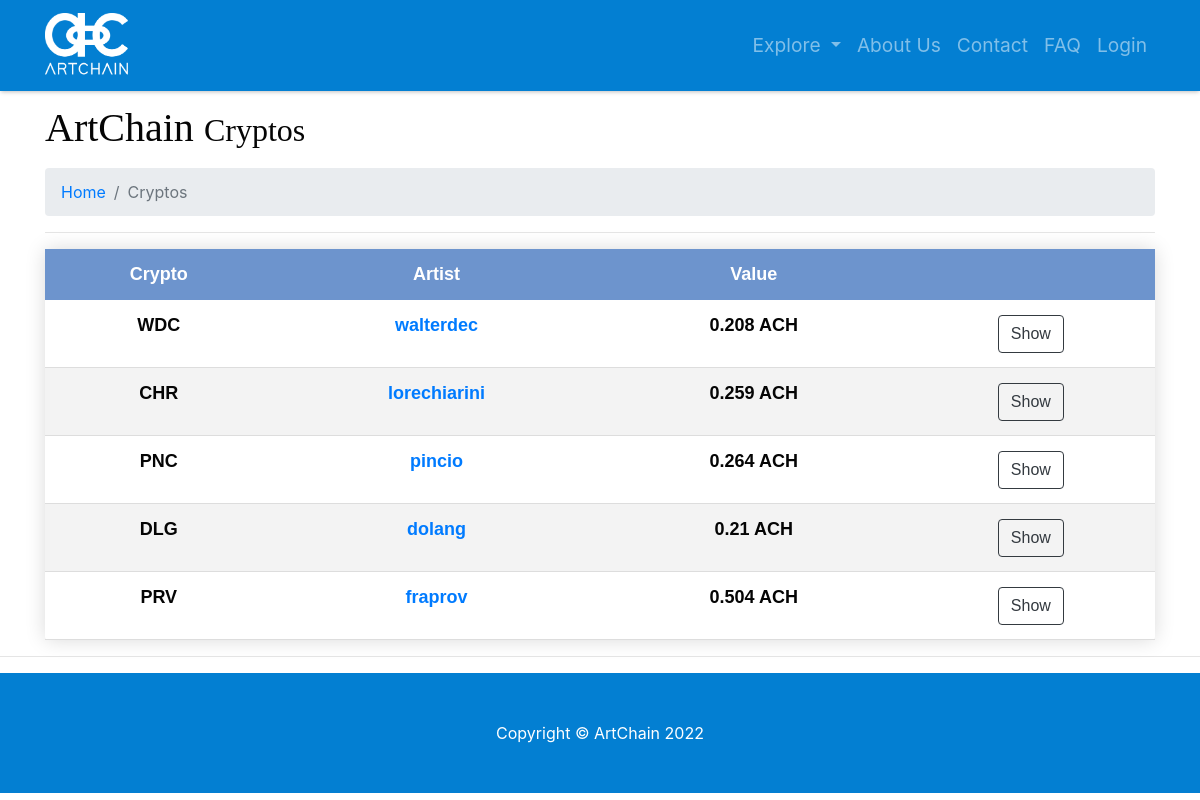
/explore-crypto, run on the app's committed database.
### model.py (models this page shows)
class Crypto(db.Model):
    __tablename__ = 'cryptos'
    id = db.Column(db.Integer, primary_key=True, unique=True)
    user_id = db.Column(db.Integer)
    name = db.Column(db.String(64), unique=True)
    value = db.Column(db.Float)

class User(db.Model):
    __tablename__ = 'users'
    id = db.Column(db.Integer, unique=True, primary_key=True)
    username = db.Column(db.String(64), unique=True, index=True)
    password = db.Column(db.String(64))
    email = db.Column(db.String(64), unique=True)
    role_id = db.Column(db.Integer, db.ForeignKey('roles.id'))
    name = db.Column(db.String(64))
    surname = db.Column(db.String(64))
    category = db.Column(db.String(64), default=False)
    profile_pic_src = db.Column(db.String(64))
    insta = db.Column(db.Integer)
    instaname = db.Column(db.String(64))
    face = db.Column(db.Integer)
    facename = db.Column(db.String(64))
    twitter = db.Column(db.Integer)
    twittername = db.Column(db.String(64))
    yt = db.Column(db.Integer)
    ytname = db.Column(db.String(64))
    tiktok = db.Column(db.Integer)
    tiktokname = db.Column(db.String(64))
    twitch = db.Column(db.Integer)
    twitchname = db.Column(db.String(64))
    applemusic = db.Column(db.Integer)
    applemusicname = db.Column(db.String(64))
    spotify = db.Column(db.Integer)
    spotifyname = db.Column(db.String(64))
    soundcloud = db.Column(db.Integer)
    soundcloudname = db.Column(db.String(64))
    sales = db.Column(db.Integer)
    value = db.Column(db.Integer)

### app.py (the view)
@app.route('/explore-crypto', methods=['GET', 'POST'])
def explore_crypto():
    users_dictionary = {}
    cryptos_list = db.session.query(model.Crypto).all()
    ach = db.session.query(model.Crypto).filter_by(id=1).first()
    cryptos_list.remove(ach)
    for cryptocurrency in cryptos_list:
        users_dictionary[cryptocurrency.user_id] = (db.session.query(model.User).filter_by
                                                    (id=cryptocurrency.user_id).first())
    return render_template('explore-crypto.html', users_dictionary=users_dictionary, cryptos_list=cryptos_list)

### templates/explore-crypto.html (shortened to what this page needs)
{% include 'main-template.html' %}
{% block content %}
<head>
</head>
<div class="container">
   <h1 class="mt-4 mb-3">ArtChain
      <small>Cryptos</small>
   </h1>
   <ol class="breadcrumb">
      <li class="breadcrumb-item">
         <a href="/">Home</a>
      </li>
      <li class="breadcrumb-item active">Cryptos</li>
   </ol>
   <hr>
   <table class="styled-table">
      <thead>
         <tr>
            <th>Crypto</th>
            <th>Artist</th>
            <th>Value</th>
            <th></th>
         </tr>
      </thead>
      <tbody>
         {% for crypto in cryptos_list %}
         {% if crypto.name == 'ACH' %}
         <tr class="mt-5">
            <th>
               <p>{{crypto.name}}</p>
            </th>
            <th>
               <p>{{users_dictionary.get(crypto.user_id).username}}</p>
            </th>
            <th>
               <p>{{users_dictionary.get(crypto.user_id).value}} ACH</p>
            </th>
         </tr>
         {% else %}
         <tr class="mt-5">
            <th>
               <p>{{crypto.name}}</p>
            </th>
            <th>
               <p><a href="profile/{{users_dictionary.get(crypto.user_id).username}}">
                  {{users_dictionary.get(crypto.user_id).username}}
                  </a>
               </p>
            </th>
            <th>
               <p>{{users_dictionary.get(crypto.user_id).value}} ACH</p>
            </th>
            <th>
               <a class="btn btn-outline-dark mt-auto" href="/item/crypto/{{crypto.name}}">Show</a>
            </th>
         </tr>
         {% endif %}
         {% endfor %}
      </tbody>
   </table>
</div>
<hr>
{% endblock content %}
{% include 'footer.html' %}

### static/css/modern-business.css (style rules this page uses)
body { padding-top: 56px; }
th { padding: 10%; }
thead { background-color: #117CC4; }
h1 { font-family: building; }
.styled-table { border-radius: 0.25rem; border-collapse: collapse; margin: auto; font-size: large; text-align: center; font-family: sans-serif; table-layout: auto; width: 100%; box-shadow: 0 0 20px rgba(0, 0, 0, 0.15); border-bottom: #037FD2; vertical-align: center; }
thead { -moz-border-radius: 5px 0 0 0; }
.styled-table thead tr { height: auto; background-color: #6D94CD; color: #ffffff; font-size: large; }
.styled-table th, .styled-table td { padding: 12px 15px; }
.styled-table tbody tr { border-bottom: 1px solid #dddddd; }
.styled-table tbody tr:nth-of-type(even) { background-color: #f3f3f3; }

### data on the page
Crypto: name "WDC"
User: get "walterdec", get "0.208"
Crypto: name "CHR"
User: get "lorechiarini", get "0.259"
Crypto: name "PNC"
User: get "pincio", get "0.264"
Crypto: name "DLG"
User: get "dolang", get "0.21"
Crypto: name "PRV"
User: get "fraprov", get "0.504"
